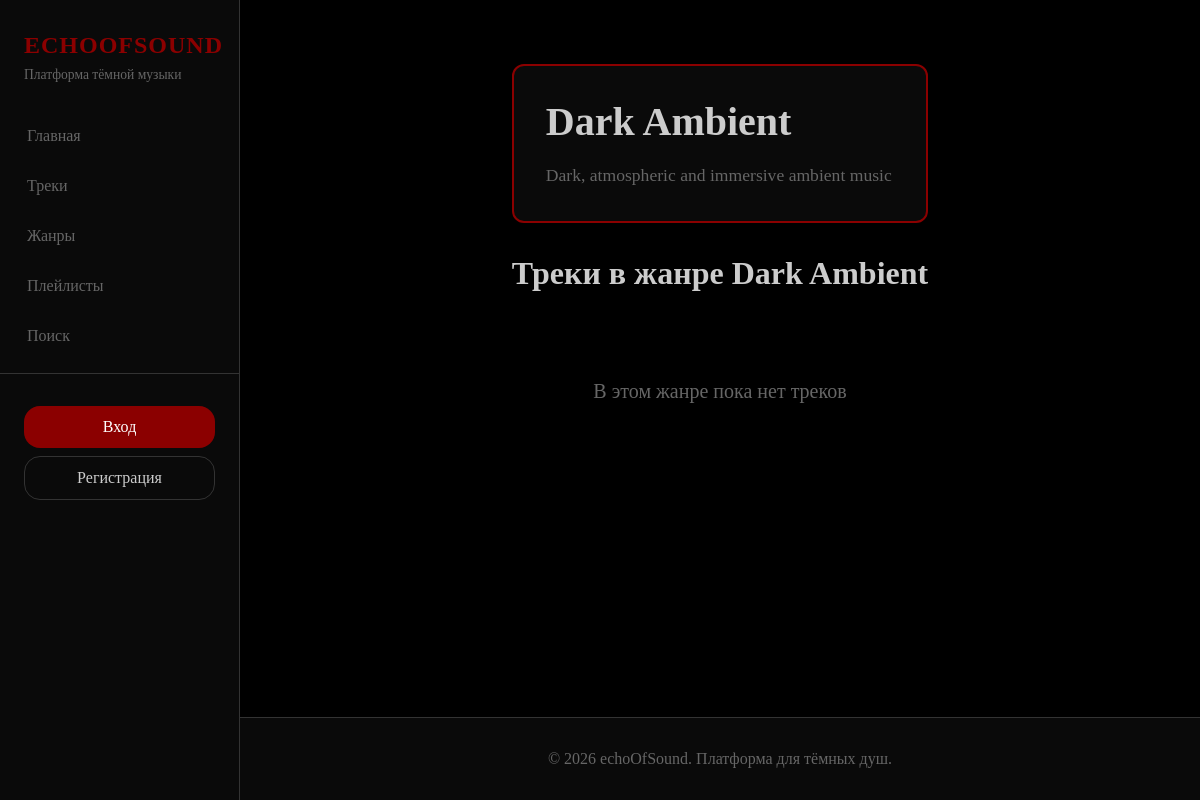
The app's page /genre/dark-ambient/ with its own data.
### catalog/models.py (models this page shows, shortened)
class Genre(models.Model):
    name = models.CharField(
        max_length=50,
        unique=True,
        verbose_name="Название жанра"
    )
    slug = models.SlugField(
        max_length=50,
        unique=True,
        verbose_name="URL идентификатор",
        help_text="строка для URL"
    )
    description = models.TextField(
        verbose_name="Описание жанра"
    )
    created_at = models.DateTimeField(
        auto_now_add=True,
        verbose_name="Дата создания"
    )
    class Meta:
        verbose_name = "Жанр"
        verbose_name_plural = "Жанры"
        ordering = ['name']

### catalog/views.py (the view)
class GenreDetailView(DetailView):
    model = Genre
    template_name = 'catalog/genre_detail.html'
    context_object_name = 'genre'
    slug_field = 'slug'
    def get_context_data(self, **kwargs):
        context = super().get_context_data(**kwargs)
        context['title'] = f"Жанр: {self.object.name}"
        return context

### templates/catalog/genre_detail.html (shortened to what this page needs)
{% extends 'catalog/base.html' %}
{% block content %}
<div style="margin-top: 2rem;">
    <div style="background: var(--bg-card); border: 2px solid var(--primary-color); border-radius: 12px; padding: 2rem; margin-bottom: 2rem;">
        <h1 style="font-size: 2.5rem; margin-bottom: 1rem; color: var(--text-light);">{{ genre.name }}</h1>
        {% if genre.description %}
        <p style="color: var(--text-muted); font-size: 1.1rem; line-height: 1.6;">{{ genre.description }}</p>
        {% endif %}
    </div>
    <h2 style="font-size: 2rem; margin-bottom: 1.5rem; color: var(--text-light);">Треки в жанре {{ genre.name }}</h2>
    {% if genre.tracks.all %}
    <div class="track-grid">
        {% for track in genre.tracks.all %}
        <div class="track-card">
            <img src="{{ track.cover.url|default:'https://via.placeholder.com/300x200/0a0a0a/8b0000?text=NO+COVER' }}"
                 alt="{{ track.title }}"
                 class="track-cover">
            <div class="track-info">
                <div class="genre-badge">{{ track.genre.name }}</div>
                <h3 class="track-title">{{ track.title }}</h3>
                <p class="track-author">
                    <a href="{% url 'profile' track.author.username %}" style="color: var(--text-muted); text-decoration: none;">
                        {{ track.author.username }}
                    </a>
                </p>
                <div class="track-stats">
                    <span>{{ track.plays_count }} прослушиваний</span>
                </div>
                <a href="{% url 'track_detail' track.slug %}" class="btn btn-primary" style="width: 100%;">Слушать</a>
            </div>
        </div>
        {% endfor %}
    </div>
    {% else %}
    <div style="text-align: center; padding: 4rem; color: var(--text-muted);">
        <p style="font-size: 1.25rem;">В этом жанре пока нет треков</p>
    </div>
    {% endif %}
</div>
{% endblock %}

### static/css/style.css (style rules this page uses)
:root { --primary-color: #8b0000; --primary-hover: #a00000; --secondary-color: #4a0000; --accent-color: #666666; --bg-dark: #000000; --bg-card: #0a0a0a; --bg-hover: #1a1a1a; --text-light: #cccccc; --text-muted: #666666; --border-color: #333333; }
* { margin: 0; padding: 0; box-sizing: border-box; }
body { font-family: 'Georgia', 'Times New Roman', serif; background-color: var(--bg-dark); color: var(--text-light); min-height: 100vh; display: flex; }

### records on screen
Genre: name "Dark Ambient", description "Dark, atmospheric and immersive ambient music"
